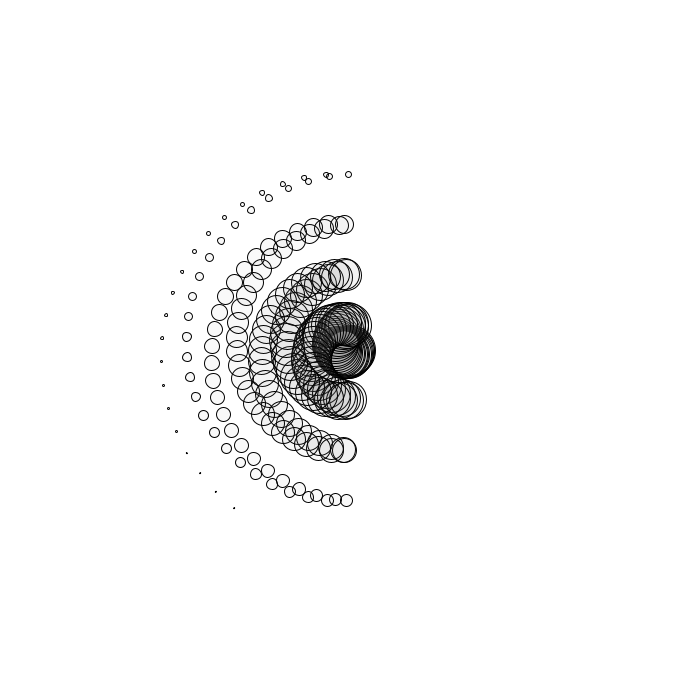
Frame 1 (no input)
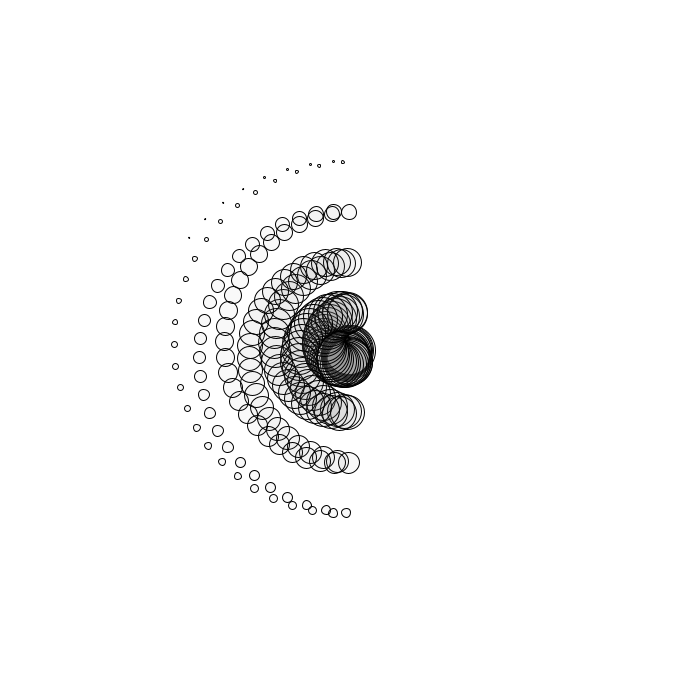
Frame 60 (the mouse pressed at the canvas centre just before this capture)
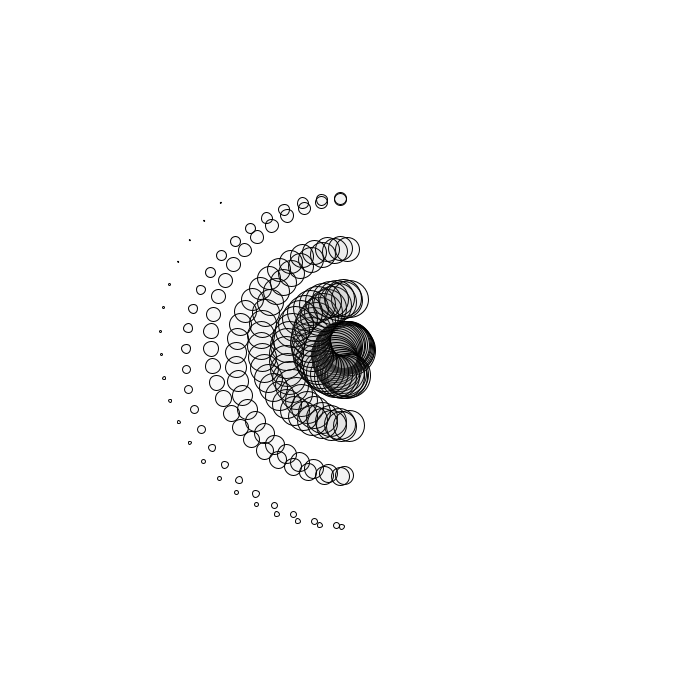
Frame 120 (the mouse held since frame 60 and released just before this capture)

The Processing sketch that drew these frames (run headless with seeded random() and noise(); from frame 60 on, the mouse is pressed at the canvas centre):

// Processing sketch: Playing_with_Tentacles
// ── Playing_with_Tentacles.pde
void setup() {
  size(700, 700);
  background(255);
}

int size = 200;
float x = 0;
float y = 1;
char progToDisplay = '1';

void draw() {
  background(255);
  for (int i = 0; i < size; i++) {
    stroke(0);
    fill(100,100,100,10);
    float dimension = (size - i)/4;
    pushMatrix();
      switch(progToDisplay) {
        case '1':
          translate(width/2 - abs(i*(sin(x/8))), height/2 + i*cos(x/8));
          break;
        case '2':
          translate(width/2 - abs(i*(sin(x/32))), height/2 + i*cos(x/32));
          break;
        case '3':
          translate(width/2 + i*(sin(x/8)), height/2 + i*cos(x/16));
          break;
        case '4':
          translate(width/2 + i*(sin(x)), height/2 + i*cos(x/32));
          break;
        default:
          translate(width/2 + i, height/2 + i*cos(x/32));
          break;
      }
      //180 degree tentacle sped up (rotating circles)
      //translate(width/2 - abs(i*(sin(x/8))), height/2 + i*cos(x/8));
      
      //180 degree tentacle 
      //translate(width/2 - abs(i*(sin(x/32))), height/2 + i*cos(x/32));
      
      //Hourglass
      //translate(width/2 + i*(sin(x/8)), height/2 + i*cos(x/16));
      
      //Trippy inverting cup
      //translate(width/2 + i*(sin(x)), height/2 + i*cos(x/32));
      
      //Realistic tentacle (what I originally was hoping for)
      //translate(width/2 + i, height/2 + i*cos(x/32));
      
      //This one is tied to the translate/Matrix block below
      //translate(width/2 - abs(i*(sin(x/32))), height/2 + i*cos(8*x));
      ellipse(0, 0, dimension, dimension);
    popMatrix();
    //pushMatrix();
    //  translate(width/2 + abs(i*(sin(x/32))), height/2 + i*cos(8*x));
    //  ellipse(0, 0, dimension, dimension);
    //popMatrix();
    x += 1;
  }
  
}

void keyTyped() {
  progToDisplay = key; 
}
